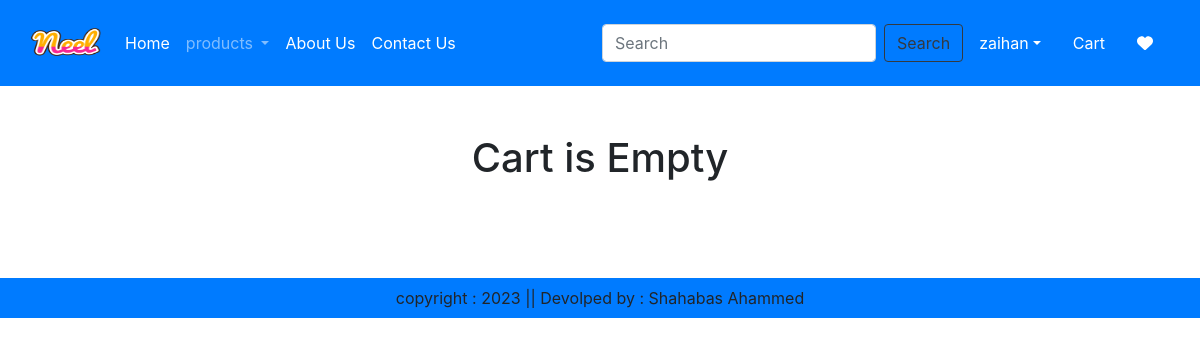
The page /cart/ (signed in) on the database as committed earlier.
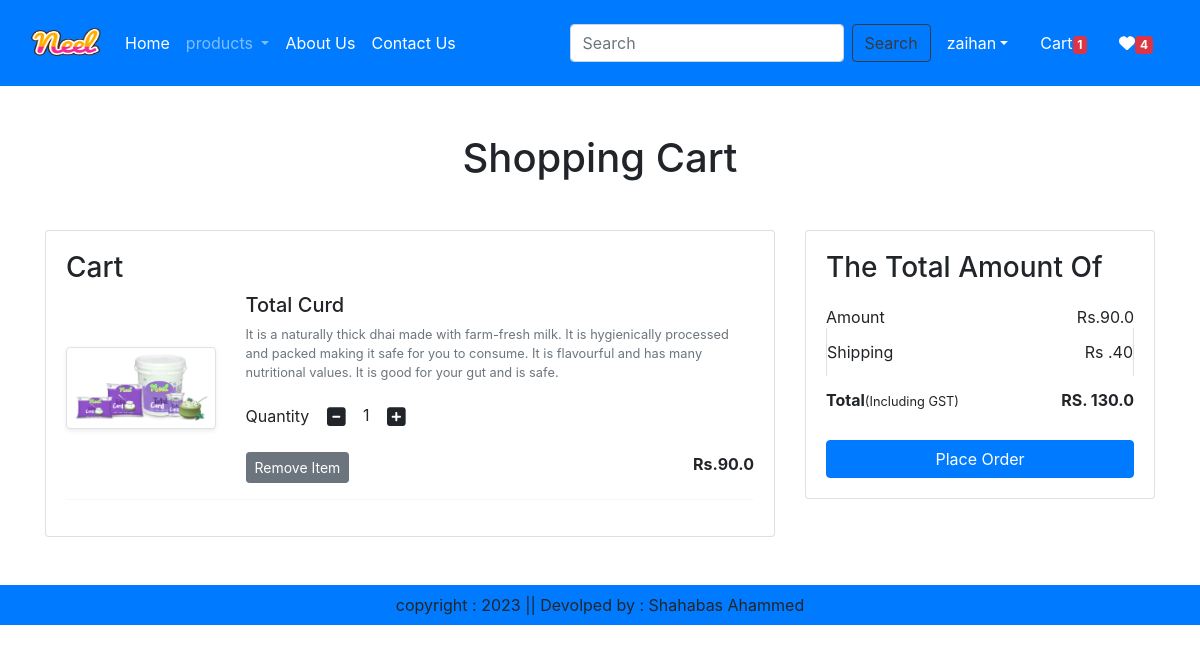
The same page on the database as committed later.
### ecommerce/models.py (models this page shows, shortened)
class Cart(models.Model):
    user = models.ForeignKey(User,on_delete=models.CASCADE)
    product  = models.ForeignKey(Product, on_delete=models.CASCADE)
    quantity = models.PositiveIntegerField(default=1)

class Product(models.Model):
    title = models.CharField(max_length=100)
    selling_price = models.FloatField()
    discounted_price = models.FloatField()
    description = models.TextField()
    composition =models.TextField(default='')
    prodapp = models.TextField(default='')
    category = models.CharField(choices=CATOGERY_CHOICES, max_length=2)
    product_image = models.ImageField(upload_to='product')

### ecommerce/views.py (the view)
# urls.py: path('cart/',views.show_cart,name='showcart'),
@login_required
def show_cart(request):
    user = request.user
    cart = Cart.objects.filter(user=user)
    amount =0
    for p in cart:
       value = p.quantity * p.product.discounted_price
       amount= amount + value
    totalamount = amount + 40
    totalitem = 0
    wishitem =0
    if request.user.is_authenticated:
        totalitem = len(Cart.objects.filter(user=request.user))
        wishitem = len(Wishlist.objects.filter(user=request.user))
    return render( request,'addtocart.html',locals())

### ecommerce/templates/addtocart.html (shortened to what this page needs)
{% extends 'base.html' %}
{% load static %}
{% block main-content %}
<div class="container my-5">
    <div class="row">
        {% if cart %}
            <h1 class="text-center mb-5"> Shopping Cart</h1>
            <div class="col-sm-8">
                <div class="card">
                    <div class="card-body">
                        <h3 >Cart</h3>
                        {% for item in cart %}
                        <div class="row">
                            <div class="col-sm-3 text-center align-self-center"><img src="{{item.product.product_image.url}}" alt="" class="img-fluid img-thumbnail shadow-sm" height="150" width="150"></div>
                            <div class="col-sm-9">
                                <div>
                                    <h5>{{item.product.title}}</h5>
                                    <p class="mb-2 text-muted small">{{item.product.description}}</p>
                                    <div class="my-3">
                                    <label for="quantity">Quantity</label>
                                    <a class="minus-cart btn" pid="{{item.product.id}}"><i class="fa fa-minus-square fa-lg"></i></a>
                                    <span id="quantity">{{item.quantity}}</span>
                                    <a class="plus-cart btn " pid="{{item.product.id}}"><i class="fa fa-plus-square fa-lg"></i></a>
                                    </div>
                                    <div class="d-flex justify-content-between">
                                        <a href="#" class="remove-cart btn btn-sm btn-secondary mr-3" pid="{{item.product.id}}">Remove Item</a>
                                        <p class="mb-0 "><span><strong>Rs.{{item.product.discounted_price}}</strong></span></p>
                                    </div>
                                </div>
                            </div>
                        </div>
                        <hr class="text-muted">
                        {% endfor %}
                    </div>
                </div>
            </div>
            <div class="col-sm-4">
                <div class="card">
                    <div class="card-body">
                        <h3>The Total Amount Of </h3>
                        <ul class="list-group">
                            <li class="list-group-item d-flex justify-content-between align-items-center border-0 px-0 pb-0 ">Amount <span id="amount">Rs.{{amount}}</span></li>
                            <li class="list-group-item d-flex justify-content-between align-items-center  px-0 ">Shipping <span >Rs .40</span></li>
                            <li class="list-group-item d-flex justify-content-between align-items-center border-0 px-0 mb-3 ">
                                <div>
                                    <strong>Total</strong><small>(Including GST)</small>
                                </div>
                                <span id="totalamount"><strong>RS. {{totalamount}}</strong></span>
                            </li>
                        </ul>
                        <div class="d-grid "><a href="{% url 'checkout' %}" class="btn btn-primary">Place Order </a></div>
                    </div>
                </div>
            </div>
            {% else %}
            <h1 class="text-center mb-5">Cart is Empty</h1>
        {% endif %}
    </div>
</div>
{% endblock main-content %}

### ecommerce/templates/base.html (shortened to what this page needs)
<!DOCTYPE html>
{% load static %}
<html lang="en">
<head>
    <link href="https://cdn.jsdelivr.net/npm/bootstrap@5.2.3/dist/css/bootstrap.min.css" rel="stylesheet">
    <link rel="stylesheet" href="https://cdn.jsdelivr.net/npm/bootstrap@4.0.0/dist/css/bootstrap.min.css">
    <link rel="stylesheet" href="https://cdnjs.cloudflare.com/ajax/libs/font-awesome/5.15.3/css/all.min.css">
    <link rel="stylesheet" href="{% static 'css/owl.carousel.min.css'  %}">
    <link rel="stylesheet" href="{% static 'all.min.css'  %}">
    <link rel="stylesheet" href="{% static 'css/style.css'  %}">
</head>
<body>
    <nav class="navbar navbar-expand-lg navbar-dark bg-primary">
        <div class="container-fluid">
          <a class="navbar-brand" href="#">
            <img src="{% static 'images/Neel.png' %}"  width="70" height="60" alt="">
          </a>
          <div class="collapse navbar-collapse" id="navbarSupportedContent">
            <ul class="navbar-nav me-auto mb-2 mb-lg-0">
              {% if request.user.is_authenticated %}
              <li class="nav-item">
                <a class="nav-link active" aria-current="page" href="/">Home</a>
              </li>
              <li class="nav-item dropdown">
                <a class="nav-link dropdown-toggle " href="#" role="button" data-bs-toggle="dropdown" aria-expanded="false">
                  products
                </a>
              </li>
              <li class="nav-item">
                <a class="nav-link text-white" href="{% url 'about' %}">About Us</a>
              </li>
              <li class="nav-item">
                <a class="nav-link text-white" href="{% url 'contact' %}">Contact Us</a>
              </li>
            </ul>
            <form class="d-flex" role="search" action="/search">
              <input class="form-control me-2" type="search" placeholder="Search" name="search" aria-label="Search">
              <button class="btn btn-outline-dark" type="submit">Search</button>
            </form>
          </div>
          <ul class="navbar-nav me-auto mb-2 mb-lg-0">
            <li class="nav-item dropdown mx-2">
                <a class="nav-link dropdown-toggle text-white" href="" id="profileDropdown" role="bu
                " data-bs-toggle="dropdown" aria-expanded="false">{{request.user}}</a>
            </li>
            <li class="nav-item mx-2">
                <a href="{% url 'showcart' %}" class="nav-link text-white">Cart<span class="badge bg-danger">{% if totalitem > 0 %}{{totalitem}}{% endif %}</span> </a>
            </li>
            <li class="nav-item mx-2">
                <a href="{% url 'showwishlist' %}" class="nav-link text-white"><i class="fa fa-heart"></i><span class="badge bg-danger">{% if wishitem > 0 %}{{wishitem}}{% endif %}</span> </a>
            </li>
          {% endif %}
          </ul>
        </div>
    </nav>
    {% block main-content %} {% endblock main-content %}
    <footer class="container-fluid  bg-primary text-center p-2 mt-5">
        copyright : 2023 || Devolped by : Shahabas Ahammed
    </footer>
</body>
</html>

Rows that differ between the two databases and show on the page:
added Cart: product.product_image (picture), product "Total Curd", product.description "It is a naturally thick dhai made with farm-fresh milk. It is hygienically processed and packed making it safe for you to consume. It is flavourful and has many nutritional values. It is good for your gut and is safe.", quantity "1", product.discounted_price "90.0"
Other text that changed with them:
{{ totalitem }}: (not shown) → "1"
{{ wishitem }}: (not shown) → "4"
{{ amount }}: (not shown) → "90.0"
{{ totalamount }}: (not shown) → "130.0"
text no longer shown: "Cart is Empty"
text now shown: "Shopping Cart Cart The Total Amount Of Amount Rs. Shipping Rs .40 Total (Including GST) RS. Place Order"
